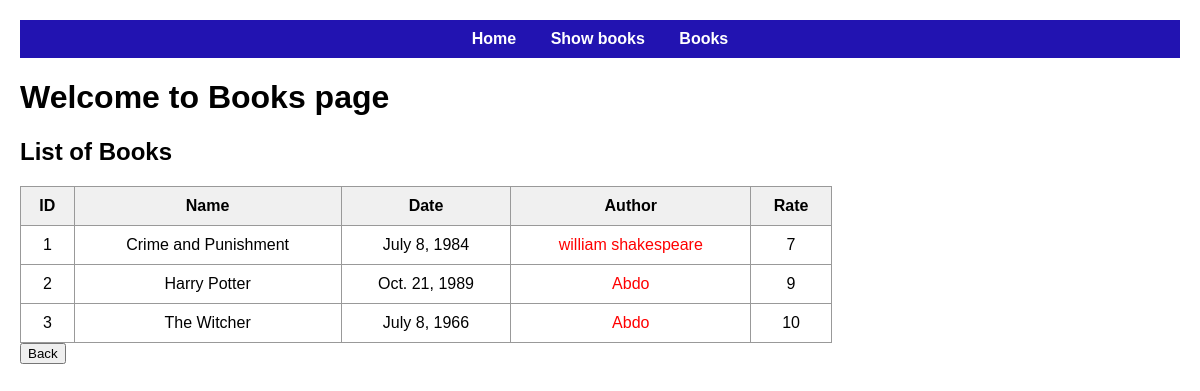
Screenshot of /libray/show/ with the database file from the repository.
### libray/models.py (models this page shows, shortened)
class Book(models.Model):
    name = models.CharField(max_length=200)
    publish_date = models.DateField()
    rate = models.IntegerField(default=0)
    author = models.ForeignKey(Author, on_delete=models.CASCADE, related_name='books')

class Author(models.Model):
    name = models.CharField(max_length=100)

### libray/views.py (the view)
# urls.py: path('show/', views.show, name='show'),
def show(request):
    books = Book.objects.all()
    return render(request, 'pages/show.html', {'lista': books})

### templates/pages/show.html (shortened to what this page needs)
{% extends 'base.html' %}
{% load static %}
{% block css %}
<link rel="stylesheet" type="text/css" href="{% static 'css/show.css' %}">
{% endblock css %}
{% block header1 %}<h1>Welcome to Books page</h1>{% endblock header1 %}
{% block content %}
<h2>List of Books</h2>
<table>
    <thead>
        <tr>
            <th>ID</th>
            <th>Name</th>
            <th>Date</th>
            <th>Author</th>
            <th>Rate</th>
        </tr>
    </thead>
    <tbody>
        {% for item in lista %}
        <tr>
            <td>{{ item.id }}</td>
            <td>{{ item.name }}</td>
            <td>{{ item.publish_date }}</td>
            <td>
                <a href="{% url 'author' item.author.id %}">{{ item.author.name }}</a>
            </td>
            <td>{{ item.rate }}</td>
        </tr>
        {% empty %}
        <tr><td colspan="5">No books found.</td></tr>
        {% endfor %}
    </tbody>
</table>
{% endblock %}

### templates/base.html (shortened to what this page needs)
{% load static %}
<!DOCTYPE html>
<html>
<head>
    {% block css %}{% endblock css %}
</head>
<body>
    <nav class="navbar">
        <ul>
            <li><a href="{% url 'home' %}">Home</a></li>
            <li><a href="{% url 'show' %}">Show books</a></li>
            <li><a href="{% url 'books_list' %}">Books</a></li>
        </ul>
    </nav>
    {% block header1 %}<h1>Library</h1>{% endblock header1 %}
    <div class="content">
        {% block content %}
        {% endblock %}
    </div>
<button onclick="window.history.back()">Back</button>
</body>
</html>

### static/css/show.css (style rules this page uses)
body { font-family: Arial, sans-serif; margin: 20px; }
table { width: 70%; border-collapse: collapse; margin-top: 20px; }
th, td { border: 1px solid #999; padding: 10px; text-align: center; }
th { background-color: #f0f0f0; }
a { color: red; text-decoration: none; }
.navbar { background-color: #2213b1; padding: 10px 0; }
.navbar ul { list-style-type: none; margin: 0; padding: 0; text-align: center; }
.navbar li { display: inline; margin: 0 15px; }
.navbar a { color: white; text-decoration: none; font-weight: bold; }
.content { margin-top: 20px; }

### rows the page displays
Book: id "1", name "Crime and Punishment", publish_date "July 8, 1984", author.name "william shakespeare", rate "7"
Book: id "2", name "Harry Potter", publish_date "Oct. 21, 1989", author.name "Abdo", rate "9"
Book: id "3", name "The Witcher", publish_date "July 8, 1966", author.name "Abdo", rate "10"
